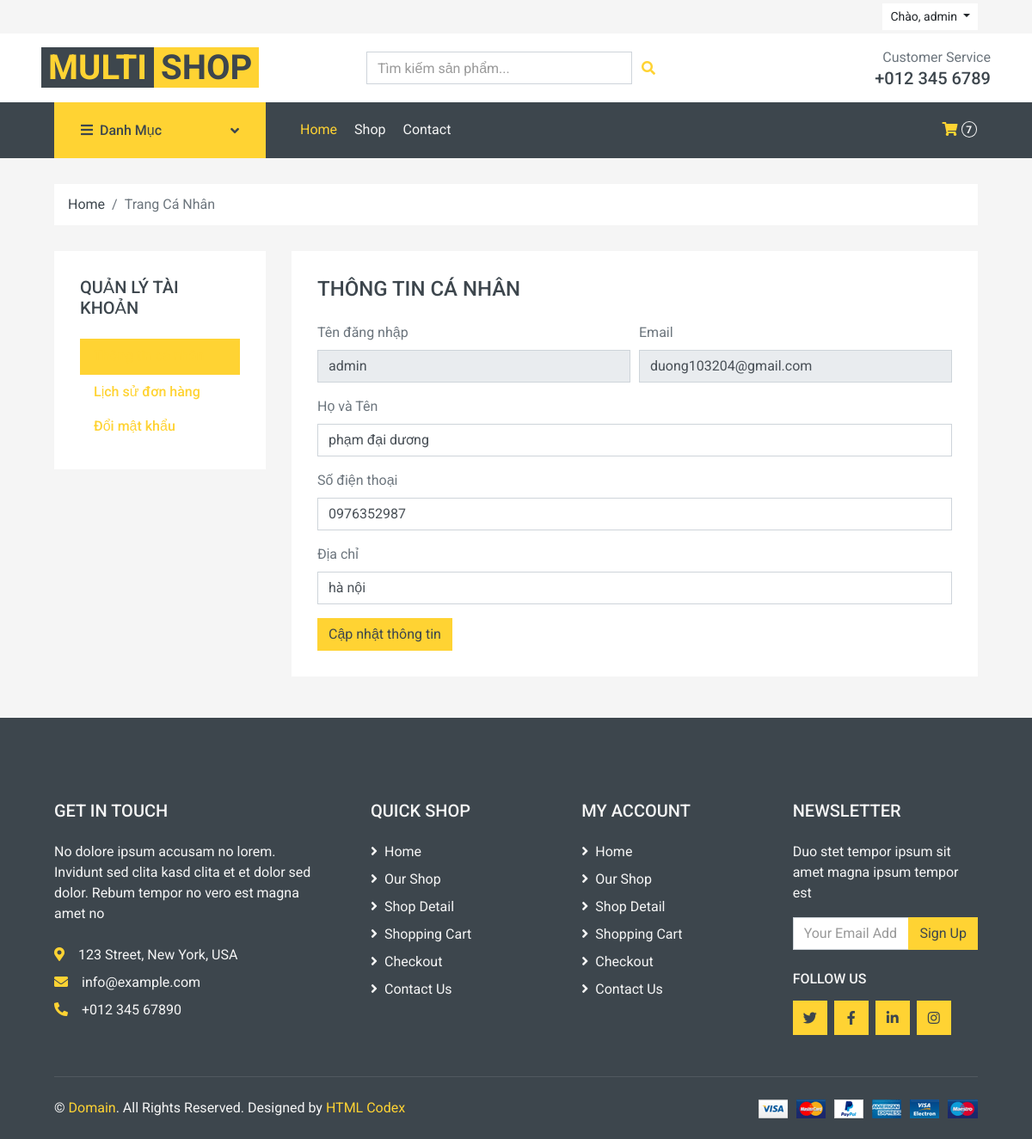
Screenshot of /nguoidung/profile/ (signed in) with the database file from the repository.
### nguoidung/models.py (models this page shows, shortened)
class NguoiDung(AbstractUser):
    ROLE_CHOICES = (
        ('admin', 'Quản trị viên'),
        ('nhanvien', 'Nhân viên'),
        ('khachhang', 'Khách hàng'),
    )
    ho_ten = models.CharField(max_length=100)
    so_dien_thoai = models.CharField(max_length=20, blank=True, null=True)
    dia_chi = models.CharField(max_length=255, blank=True, null=True)
    trang_thai = models.BooleanField(default=True)
    vai_tro = models.CharField(max_length=20, choices=ROLE_CHOICES, default='khachhang')

### nguoidung/views.py (the view, shortened to what this page needs)
# urls.py: path('profile/', views.profile_view, name='profile'),
@login_required
def profile_view(request):
    user = request.user
    password_form = PasswordChangeForm(user)
    active_tab = 'profile'
    orders = DonHang.objects.filter(ma_nguoi_dung=user).order_by('-ngay_dat')
    menudanhmuc = DanhMuc.objects.filter(trang_thai=True)
    context = {
        'menudanhmuc': menudanhmuc,
        'orders': orders,
        'password_form': password_form, # Gửi form (có lỗi hoặc rỗng)
        'active_tab': active_tab      # Gửi tab đang active
    }
    return render(request, 'profile.html', context)

### giohang/context_processors.py (called while the page is built)
def cart_context(request):
    cart_total_items = 0
    if request.user.is_authenticated:
        try:
            gio_hang_db = GioHang.objects.get(ma_nguoi_dung=request.user)
            result = ChiTietGioHang.objects.filter(ma_gio_hang=gio_hang_db).aggregate(
                total_quantity=Sum('so_luong')
            )
            cart_total_items = result.get('total_quantity') or 0
        except GioHang.DoesNotExist:
            cart_total_items = 0
    else:
        gio_hang_session = request.session.get('giohang', {})
        cart_total_items = sum(item.get('so_luong', 0) for item in gio_hang_session.values())
    return {
        'cart_total_items': cart_total_items
    }

### nguoidung/templates/profile.html (shortened to what this page needs)
{% extends 'base.html' %}
{% load static %}
{% block cssblock %}
<link href="https://cdnjs.cloudflare.com/ajax/libs/font-awesome/5.10.0/css/all.min.css" rel="stylesheet">
<link href="{% static 'lib/animate/animate.min.css' %}" rel="stylesheet">
<link href="{% static 'lib/owlcarousel/assets/owl.carousel.min.css' %}" rel="stylesheet">
<link href="{% static 'css/style.css' %}" rel="stylesheet">
{% endblock %}
{% block content %}
    <div class="container-fluid">
        <div class="row px-xl-5">
            <div class="col-12">
                <nav class="breadcrumb bg-light mb-30">
                    <a class="breadcrumb-item text-dark" href="{% url 'index' %}">Home</a>
                    <span class="breadcrumb-item active">Trang Cá Nhân</span>
                </nav>
            </div>
        </div>
    </div>
    <div class="container-fluid">
        <div class="row px-xl-5">
            <div class="col-lg-3 mb-4">
                <div class="bg-light p-30">
                    <h5 class="text-uppercase mb-4">Quản lý tài khoản</h5>
                    <div class="nav flex-column nav-pills profile-nav" id="v-pills-tab" role="tablist" aria-orientation="vertical">
                        <a class="nav-link {% if active_tab == 'profile' %}active{% endif %}" id="v-pills-profile-tab" data-toggle="pill" href="#v-pills-profile" role="tab" aria-controls="v-pills-profile" aria-selected="{% if active_tab == 'profile' %}true{% else %}false{% endif %}">Thông tin cá nhân</a>
                        <a class="nav-link" id="v-pills-orders-tab" data-toggle="pill" href="#v-pills-orders" role="tab" aria-controls="v-pills-orders" aria-selected="false">Lịch sử đơn hàng</a>
                        <a class="nav-link {% if active_tab == 'password' %}active{% endif %}" id="v-pills-password-tab" data-toggle="pill" href="#v-pills-password" role="tab" aria-controls="v-pills-password" aria-selected="{% if active_tab == 'password' %}true{% else %}false{% endif %}">Đổi mật khẩu</a>
                    </div>
                </div>
            </div>
            <div class="col-lg-9">
                <div class="tab-content" id="v-pills-tabContent">
                    <div class="tab-pane fade {% if active_tab == 'profile' %}show active{% endif %}" id="v-pills-profile" role="tabpanel" aria-labelledby="v-pills-profile-tab">
                        <div class="bg-light p-30">
                            <h4 class="mb-4 text-uppercase">Thông tin cá nhân</h4>
                            <form method="POST" action="{% url 'profile' %}">
                                <div class="form-row">
                                    <div class="form-group col-md-6">
                                        <label>Tên đăng nhập</label>
                                        <input class="form-control" type="text" value="{{ user.username }}" readonly>
                                    </div>
                                    <div class="form-group col-md-6">
                                        <label>Email</label>
                                        <input class="form-control" type="email" value="{{ user.email }}" readonly>
                                    </div>
                                </div>
                                <div class="form-group">
                                    <label>Họ và Tên</label>
                                    <input class="form-control" type="text" name="ho_ten" value="{{ user.ho_ten|default_if_none:'' }}">
                                </div>
                                <div class="form-group">
                                    <label>Số điện thoại</label>
                                    <input class="form-control" type="text" name="so_dien_thoai" value="{{ user.so_dien_thoai|default_if_none:'' }}">
                                </div>
                                <div class="form-group">
                                    <label>Địa chỉ</label>
                                    <input class="form-control" type="text" name="dia_chi" value="{{ user.dia_chi|default_if_none:'' }}">
                                </div>
                                <button type="submit" class="btn btn-primary">Cập nhật thông tin</button>
                            </form>
                        </div>
                    </div>
                </div>
            </div>
        </div>
    </div>
    {% endblock %}

### templates/navbar.html (shortened to what this page needs)
{% load static %}
    <div class="container-fluid">
        <div class="row bg-secondary py-1 px-xl-5">
            <div class="col-lg-6 d-none d-lg-block">
            </div>
        {% load static %}
<div class="col-lg-6 text-center text-lg-right">
    <div class="d-inline-flex align-items-center">
        {% if user.is_authenticated %}
            <div class="btn-group">
                <button type="button" class="btn btn-sm btn-light dropdown-toggle" data-toggle="dropdown">
                    Chào, {{ user.username }}
                </button>
            </div>
        {% endif %}
        </div>
    </div>
                </div>
            </div>
        <div class="row align-items-center bg-light py-3 px-xl-5 d-none d-lg-flex">
            <div class="col-lg-4">
                <a href="{% url 'index' %}" class="text-decoration-none">
                    <span class="h1 text-uppercase text-primary bg-dark px-2">Multi</span>
                    <span class="h1 text-uppercase text-dark bg-primary px-2 ml-n1">Shop</span>
                </a>
            </div>
            <div class="col-lg-4 col-6 text-left">
    {% include 'core/search_bar.html' %}
</div>
            <div class="col-lg-4 col-6 text-right">
                <p class="m-0">Customer Service</p>
                <h5 class="m-0">+012 345 6789</h5>
            </div>
        </div>
    <div class="container-fluid bg-dark mb-30">
        <div class="row px-xl-5">
<div class="col-lg-3 d-none d-lg-block">
    <a class="btn d-flex align-items-center justify-content-between bg-primary w-100"
       data-toggle="collapse" href="#navbar-vertical"
       style="height: 65px; padding: 0 30px;">
        <h6 class="text-dark m-0"><i class="fa fa-bars mr-2"></i>Danh Mục</h6>
        <i class="fa fa-angle-down text-dark"></i>
    </a>
</div>
            <div class="col-lg-9">
                <nav class="navbar navbar-expand-lg bg-dark navbar-dark py-3 py-lg-0 px-0">
                    <div class="collapse navbar-collapse justify-content-between" id="navbarCollapse">
                        <div class="navbar-nav mr-auto py-0">
                            <a href="{% url 'index' %}" class="nav-item nav-link active">Home</a>
                            <a href="{% url 'shop' %}" class="nav-item nav-link">Shop</a>
                            <a href="{% url 'contact' %}" class="nav-item nav-link">Contact</a>
                        </div>
                        <div class="navbar-nav ml-auto py-0 d-none d-lg-block">
                            <a href="{% url 'gio_hang_view' %}" class="btn px-0 ml-3">
                                <i class="fas fa-shopping-cart text-primary"></i>
                                <span class="badge text-secondary border border-secondary rounded-circle" style="padding-bottom: 2px;">{{ cart_total_items }}</span>
                            </a>
                        </div>
                    </div>
                </nav>
            </div>
        </div>
    </div>

### nguoidung/templates/profile.html (style rules this page uses)
.profile-nav .nav-link { font-weight: 500; }
.profile-nav .nav-link.active { color: #FFD333; border-bottom: 2px solid #FFD333; }

### rows the page displays
NguoiDung: username "admin", email "duong103204@gmail.com", ho_ten "phạm đại dương", so_dien_thoai "0976352987", dia_chi "hà nội"

### other values shown
{{ cart_total_items }} "7"
